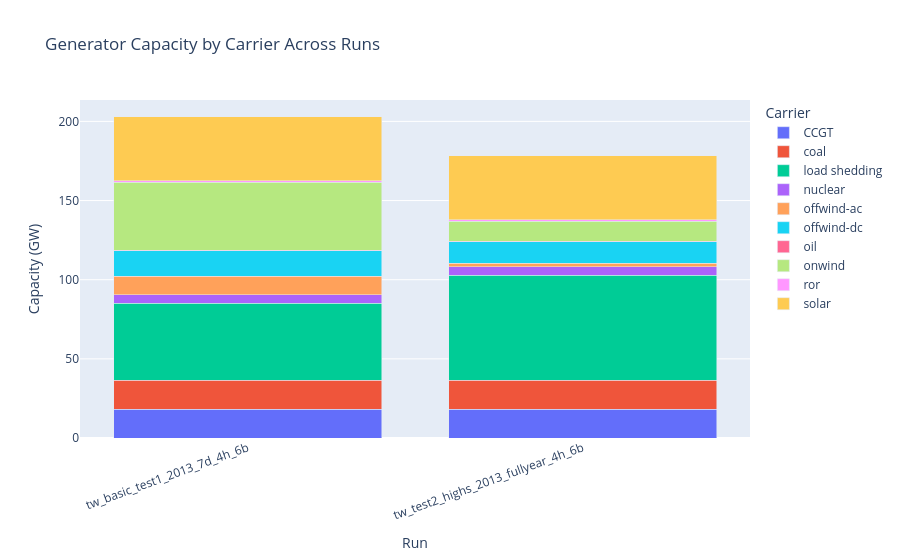

Write notebook code for a chart like this one.
### Markdown cell above
## Model Outputs

### Capacity Mix

This shows optimized installed generator capacity by carrier. When optimized capacity is unavailable for fixed generators, the notebook falls back to nominal capacity.

### Code cell
capacity_compare_df, capacity_df = build_capacity_comparison(run_networks)
display(capacity_compare_df)

plot_capacity_comparison(capacity_df).show()

### Figure 1 — Plotly figure (JSON) as saved in the notebook; plotly's stock layout.template omitted (floating-point values rounded to 4 significant figures)
{"data": [{"hovertemplate": "Carrier=CCGT<br>Run=%{x}<br>Capacity (GW)=%{y}<extra></extra>", "legendgroup": "CCGT", "marker": {"color": "#636efa", "pattern": {"shape": ""}}, "name": "CCGT", "orientation": "v", "showlegend": true, "textposition": "auto", "type": "bar", "x": ["tw_basic_test1_2013_7d_4h_6b", "tw_test2_highs_2013_fullyear_4h_6b"], "xaxis": "x", "y": [18.32, 18.32], "yaxis": "y"}, {"hovertemplate": "Carrier=coal<br>Run=%{x}<br>Capacity (GW)=%{y}<extra></extra>", "legendgroup": "coal", "marker": {"color": "#EF553B", "pattern": {"shape": ""}}, "name": "coal", "orientation": "v", "showlegend": true, "textposition": "auto", "type": "bar", "x": ["tw_basic_test1_2013_7d_4h_6b", "tw_test2_highs_2013_fullyear_4h_6b"], "xaxis": "x", "y": [18.24, 18.24], "yaxis": "y"}, {"hovertemplate": "Carrier=load shedding<br>Run=%{x}<br>Capacity (GW)=%{y}<extra></extra>", "legendgroup": "load shedding", "marker": {"color": "#00cc96", "pattern": {"shape": ""}}, "name": "load shedding", "orientation": "v", "showlegend": true, "textposition": "auto", "type": "bar", "x": ["tw_basic_test1_2013_7d_4h_6b", "tw_test2_highs_2013_fullyear_4h_6b"], "xaxis": "x", "y": [48.72, 66.29], "yaxis": "y"}, {"hovertemplate": "Carrier=nuclear<br>Run=%{x}<br>Capacity (GW)=%{y}<extra></extra>", "legendgroup": "nuclear", "marker": {"color": "#ab63fa", "pattern": {"shape": ""}}, "name": "nuclear", "orientation": "v", "showlegend": true, "textposition": "auto", "type": "bar", "x": ["tw_basic_test1_2013_7d_4h_6b", "tw_test2_highs_2013_fullyear_4h_6b"], "xaxis": "x", "y": [5.318, 5.318], "yaxis": "y"}, {"hovertemplate": "Carrier=offwind-ac<br>Run=%{x}<br>Capacity (GW)=%{y}<extra></extra>", "legendgroup": "offwind-ac", "marker": {"color": "#FFA15A", "pattern": {"shape": ""}}, "name": "offwind-ac", "orientation": "v", "showlegend": true, "textposition": "auto", "type": "bar", "x": ["tw_basic_test1_2013_7d_4h_6b", "tw_test2_highs_2013_fullyear_4h_6b"], "xaxis": "x", "y": [11.71, 2.216], "yaxis": "y"}, {"hovertemplate": "Carrier=offwind-dc<br>Run=%{x}<br>Capacity (GW)=%{y}<extra></extra>", "legendgroup": "offwind-dc", "marker": {"color": "#19d3f3", "pattern": {"shape": ""}}, "name": "offwind-dc", "orientation": "v", "showlegend": true, "textposition": "auto", "type": "bar", "x": ["tw_basic_test1_2013_7d_4h_6b", "tw_test2_highs_2013_fullyear_4h_6b"], "xaxis": "x", "y": [15.93, 13.68], "yaxis": "y"}, {"hovertemplate": "Carrier=oil<br>Run=%{x}<br>Capacity (GW)=%{y}<extra></extra>", "legendgroup": "oil", "marker": {"color": "#FF6692", "pattern": {"shape": ""}}, "name": "oil", "orientation": "v", "showlegend": true, "textposition": "auto", "type": "bar", "x": ["tw_basic_test1_2013_7d_4h_6b", "tw_test2_highs_2013_fullyear_4h_6b"], "xaxis": "x", "y": [0.2779, 0.2779], "yaxis": "y"}, {"hovertemplate": "Carrier=onwind<br>Run=%{x}<br>Capacity (GW)=%{y}<extra></extra>", "legendgroup": "onwind", "marker": {"color": "#B6E880", "pattern": {"shape": ""}}, "name": "onwind", "orientation": "v", "showlegend": true, "textposition": "auto", "type": "bar", "x": ["tw_basic_test1_2013_7d_4h_6b", "tw_test2_highs_2013_fullyear_4h_6b"], "xaxis": "x", "y": [42.89, 12.46], "yaxis": "y"}, {"hovertemplate": "Carrier=ror<br>Run=%{x}<br>Capacity (GW)=%{y}<extra></extra>", "legendgroup": "ror", "marker": {"color": "#FF97FF", "pattern": {"shape": ""}}, "name": "ror", "orientation": "v", "showlegend": true, "textposition": "auto", "type": "bar", "x": ["tw_basic_test1_2013_7d_4h_6b", "tw_test2_highs_2013_fullyear_4h_6b"], "xaxis": "x", "y": [1.0, 1.0], "yaxis": "y"}, {"hovertemplate": "Carrier=solar<br>Run=%{x}<br>Capacity (GW)=%{y}<extra></extra>", "legendgroup": "solar", "marker": {"color": "#FECB52", "pattern": {"shape": ""}}, "name": "solar", "orientation": "v", "showlegend": true, "textposition": "auto", "type": "bar", "x": ["tw_basic_test1_2013_7d_4h_6b", "tw_test2_highs_2013_fullyear_4h_6b"], "xaxis": "x", "y": [40.43, 40.43], "yaxis": "y"}], "layout": {"barmode": "stack", "legend": {"title": {"text": "Carrier"}, "tracegroupgap": 0}, "title": {"text": "Generator Capacity by Carrier Across Runs"}, "xaxis": {"anchor": "y", "domain": [0, 1], "tickangle": -20, "title": {"text": "Run"}}, "yaxis": {"anchor": "x", "domain": [0, 1], "title": {"text": "Capacity (GW)"}}}}
